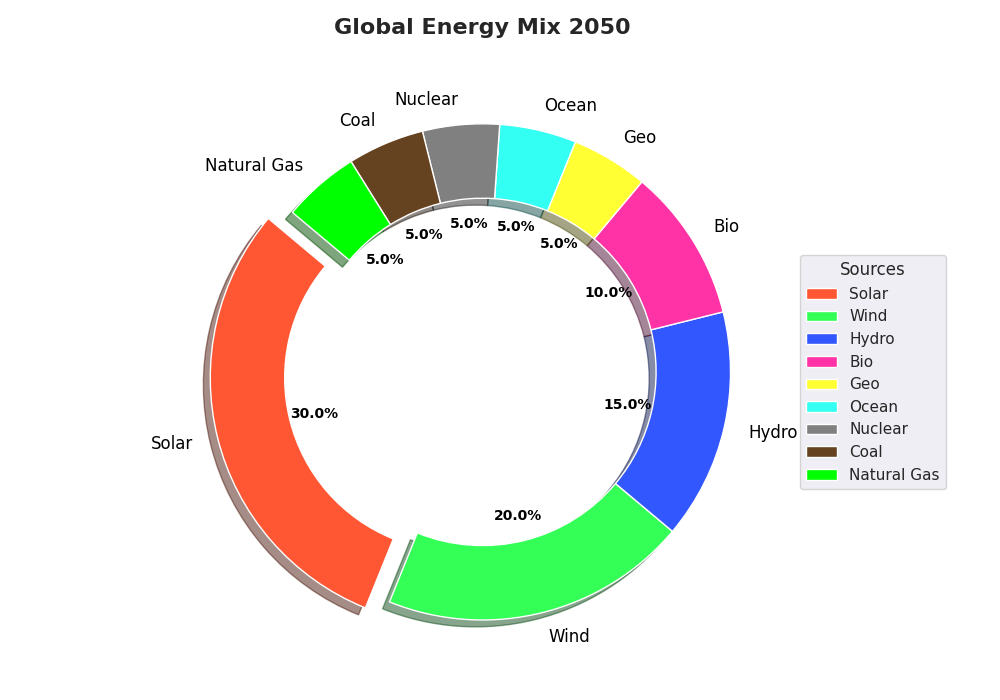

Write Python code to recreate this figure.
import matplotlib.pyplot as plt

# Additional data series are incorporated
energy_sources = ['Solar', 'Wind', 'Hydro', 'Bio', 'Geo', 'Ocean', 'Nuclear', 'Coal', 'Natural Gas']
energy_share = [30, 20, 15, 10, 5, 5, 5, 5, 5]
colors = ['#FF5733', '#33FF57', '#3357FF', '#FF33A6', '#FFFF33', '#33FFF3', '#808080', '#654321', '#00FF00']
explode = (0.1, 0, 0, 0, 0, 0, 0, 0, 0)

fig, ax = plt.subplots(figsize=(10, 7))
wedges, texts, autotexts = ax.pie(
    energy_share, labels=energy_sources, autopct='%1.1f%%',
    startangle=140, colors=colors, explode=explode, shadow=True,
    textprops=dict(color='black'), wedgeprops=dict(width=0.3)
)

plt.setp(autotexts, size=10, weight="bold")
plt.setp(texts, size=12)

ax.set_title(
    "Global Energy Mix 2050", 
    fontsize=16, fontweight='bold', pad=20
)
ax.legend(
    wedges, energy_sources, title="Sources", loc="center left", 
    bbox_to_anchor=(1, 0, 0.5, 1)
)

plt.tight_layout()
plt.show()
